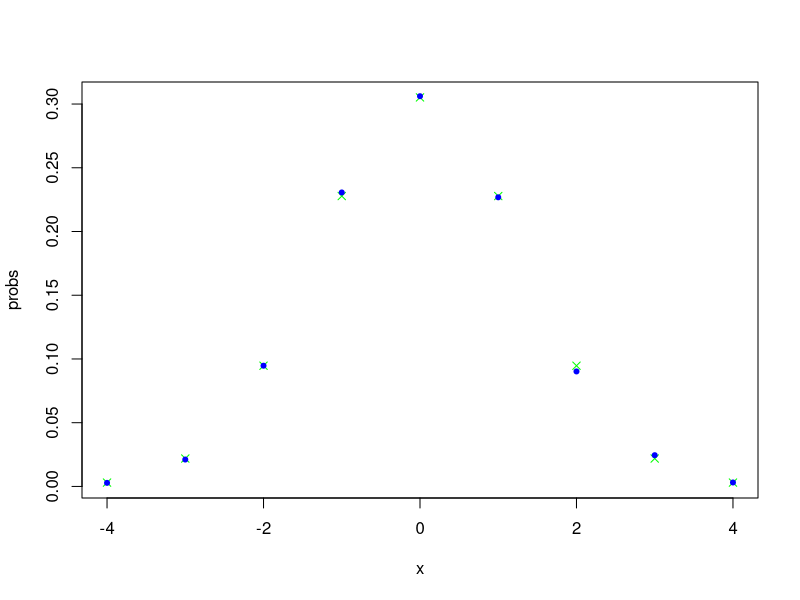

Reproduce this figure in R.
library( MASS )

## Function for getting data (it's discrete) from experiment with our model
get_data = function() {
  frequencies <- c(28, 211, 947, 2306, 3061, 2268, 902, 245, 31)
  values <- -4:4
  data <- rep(values, frequencies)
  return (data)
}

## Get data
data = get_data()
data_length = length(data)

table = table(data)
values = as.numeric(names(table))
frequencies = as.numeric(table)
values
frequencies

## Compute mean and sd
mean = mean(data)
sd = sd(data)
mean
sd

## Get probabilities for the intervals
rightVals = c(-3.5:3.5, Inf)
leftVals = c(-Inf, -3.5:3.5)
x = c(-4:4)
probs = pnorm(rightVals, mean, sd) - pnorm(leftVals, mean, sd)

## Chisq test does not work with sample mean and sd
chisq.test(frequencies, p=probs)

## Optimize p value and find best sd (mean = 0)
optimize_data_sd = function(cur_data_sd) {
  cur_data_mean = 0
  probs = ( pnorm(rightVals, cur_data_mean, cur_data_sd) - 
    pnorm(leftVals, cur_data_mean, cur_data_sd) )
  cur_res = chisq.test(frequencies, p=probs)
  return (cur_res$p.value)
}

optimize_result = optimize(optimize_data_sd, 
                           interval = c(1, 2), maximum = TRUE, tol = 0.0001)
best_sd = optimize_result$maximum
best_sd

probs = pnorm(rightVals, 0, best_sd) - pnorm(leftVals, 0, best_sd)
plot(x, probs, col="green", pch=4)
points(x, frequencies / data_length, col="blue", pch=20)

## With best sd and mean = 0 chisq test works
chisq.test(frequencies, p=probs)
